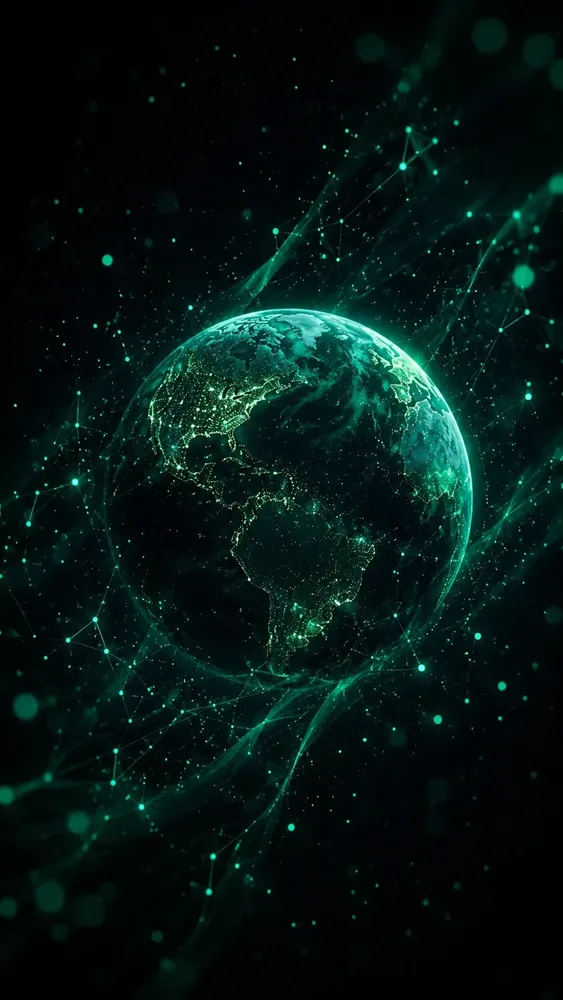
#> input picture img/alphafutures-bg.webp, 563 x 1000 px, shrunk from 941 x 1672 before the run
$ python chroma-key.py ../img/alphafutures-bg.webp ../img/apex-bg.webp
#> lines starting #> are read from the running program, lines starting #| are printed output that depends on the picture
"""Remove green screen (chroma key) from image, output transparent PNG."""
import sys
from PIL import Image

def key_out_green(in_path, out_path, tolerance=80):
#> called with in_path = '../img/alphafutures-bg.webp', out_path = '../img/apex-bg.webp', tolerance = 80
    img = Image.open(in_path).convert('RGBA')
    pixels = img.load()
    w, h = img.size
#> w = 563; h = 1000
    for y in range(h):
        for x in range(w):
            r, g, b, a = pixels[x, y]
            if g > 150 and g > r + tolerance and g > b + tolerance:
                pixels[x, y] = (0, 0, 0, 0)
            elif g > r and g > b and (g - max(r, b)) > 40:
                fade = max(0, 255 - (g - max(r, b)) * 4)
                pixels[x, y] = (r, g, b, fade)
    img.save(out_path, 'PNG')
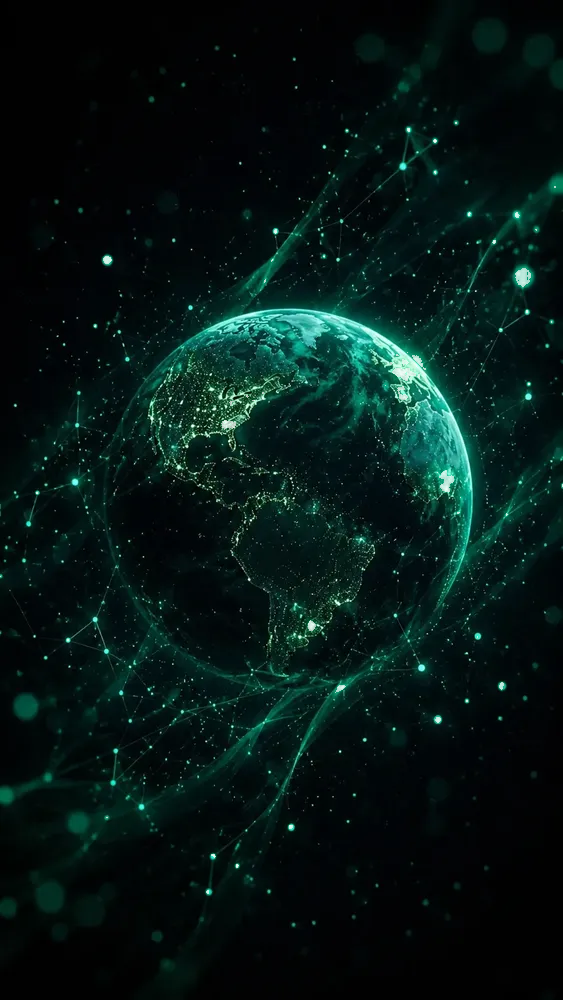
#> saved as apex-bg.webp: PIL image 563x1000 RGBA; mean R, G, B, A 4.9, 22.8, 20.5, 254.6; transparent parts drawn white
    print(f'OK: {out_path}')

if __name__ == '__main__':
    key_out_green(sys.argv[1], sys.argv[2])

$ run again, on img/auth-bg-2.webp
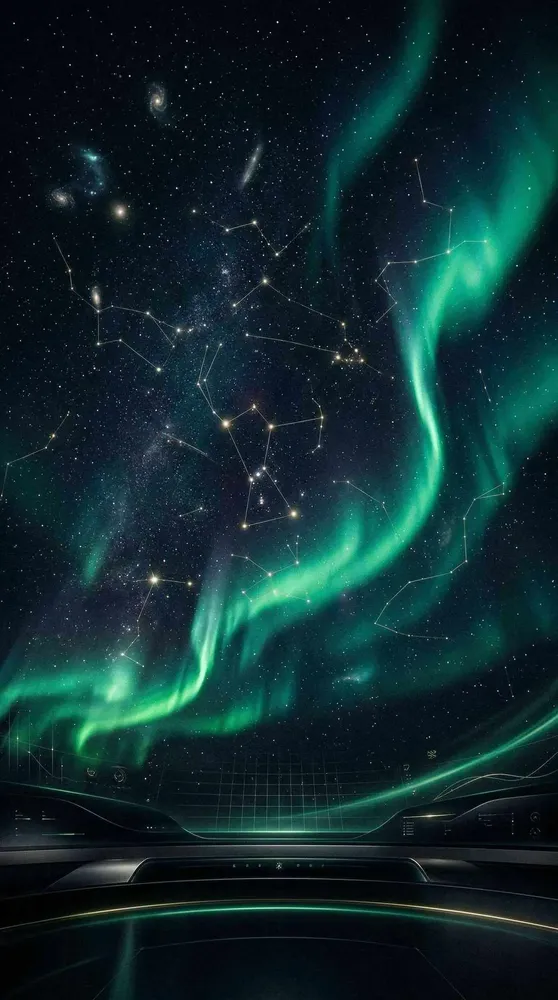
#> input picture img/auth-bg-2.webp, 558 x 1000 px, shrunk from 1280 x 2293 before the run
#> in key_out_green, `img.save(out_path, 'PNG')`:
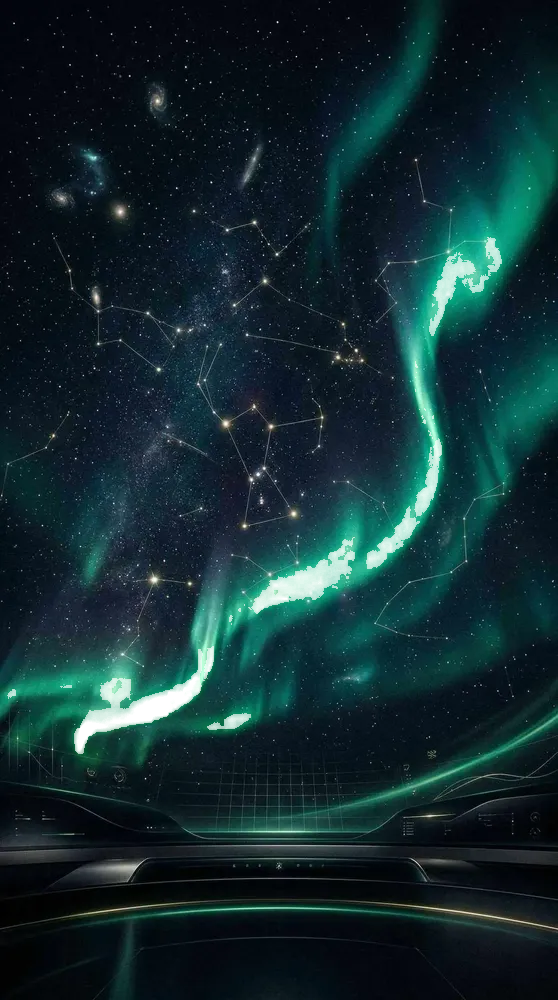
#> saved as auth-bg-2.webp: PIL image 558x1000 RGBA; mean R, G, B, A 15.3, 42.1, 45.6, 251.2; transparent parts drawn white
